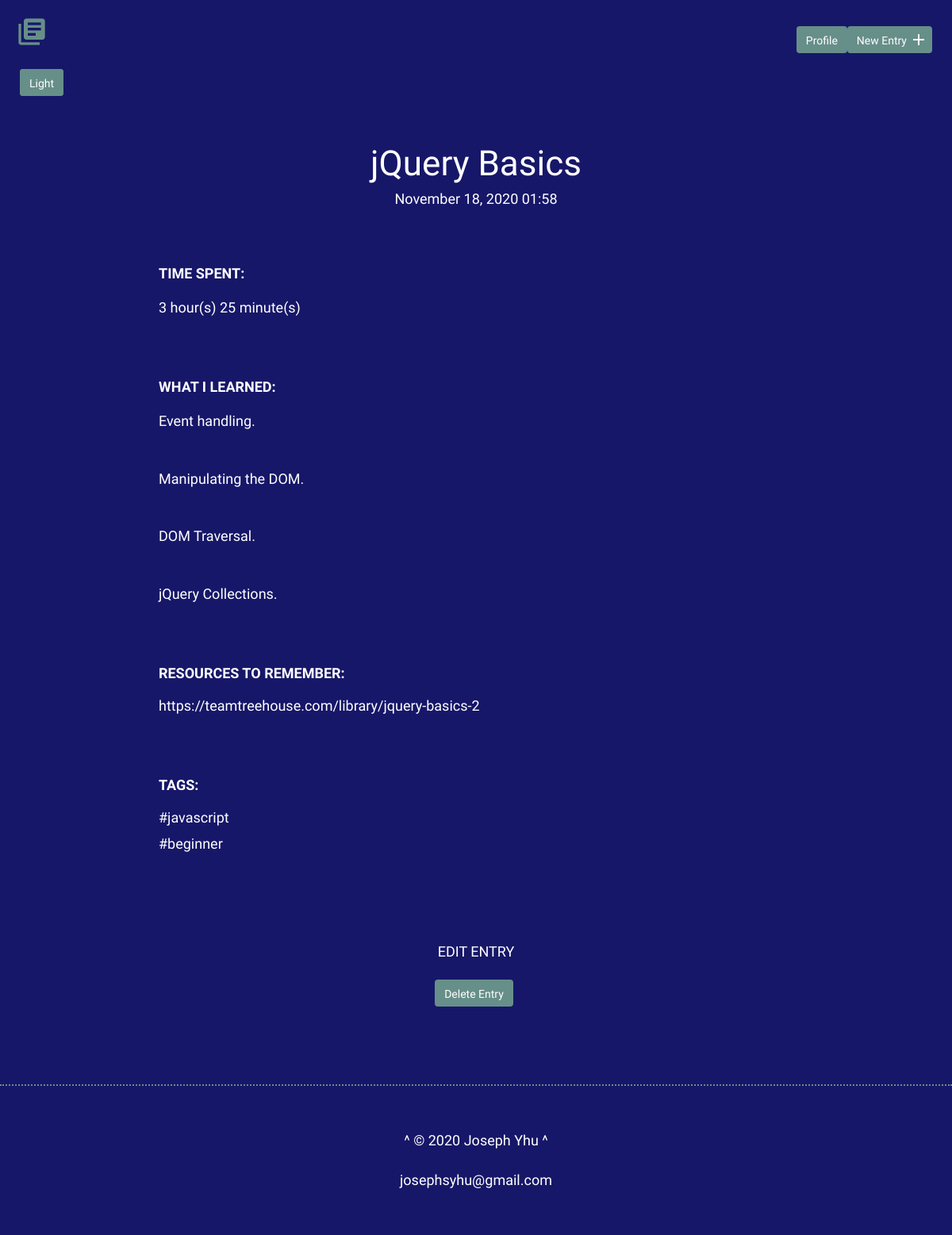
The page /detail.php?id=56 on the database its author committed.
### tables this page shows
CREATE TABLE "entries" (
	"id"	INTEGER NOT NULL PRIMARY KEY AUTOINCREMENT,
	"title"	TEXT NOT NULL,
	"date"	TEXT NOT NULL,
	"time"	TEXT NOT NULL,
	"time_spent_h"	INTEGER NOT NULL,
	"time_spent_m"	INTEGER NOT NULL,
	"learned"	BLOB NOT NULL,
	"resources"	BLOB
);

### inc/functions.php (called while the page is built, shortened)
<?php
function get_tags($entry_id) {
    include 'connection.php';
    $sql = 'SELECT tag FROM tags ';
    $sql .= 'JOIN entry_tag ON tags.id = entry_tag.tag_id ';
    $sql .= 'JOIN entries ON entry_tag.entry_id = entries.id ';
    $sql .= 'WHERE entries.id = :entry_id';
    try {
        $results = $db->prepare($sql);
        $results->bindValue('entry_id', $entry_id, PDO::PARAM_INT);
        $results->execute();
    } catch (Exception $e) {
        echo "Error: " . $e->getMessage() . "<br>";
        return array();
    }
    return $results->fetchAll(PDO::FETCH_COLUMN, 0);
}
function get_entry($entry_id) {
    include 'connection.php';
    $sql = "SELECT * FROM entries WHERE id = :id";
    try {
        $results = $db->prepare($sql);
        $results->bindValue('id', $entry_id, PDO::PARAM_INT);
        $results->execute();
    } catch (Exception $e) {
        echo "Error: " . $e->getMessage() . "<br>";
        return false;
    }
    return $results->fetch();
}

### detail.php (the view, shortened to what this page needs)
<?php
require 'inc/functions.php';
$id = filter_input(INPUT_GET, 'id', FILTER_SANITIZE_NUMBER_INT);
$item = get_entry($id);
include 'inc/header.php';
?>
    <section>
      <div class="container">
        <a href="detail_l.php?id=<?php echo $id; ?>" class="button">Light</a>
        <div class="entry-list single">
          <article>
            <h1><?php echo $item['title']; ?></h1>
            <time datetime="<?php $item['date'] . " " . $item['time']; ?>"><?php echo date('F d, Y H:i', strtotime($item['date'] . " " . $item['time'])); ?></time>
            <div class='entry'>
              <h3>Time Spent: </h3>
              <p><?php echo $item['time_spent_h'] . " hour(s) " . $item['time_spent_m'] . " minute(s)"; ?></p>
            </div>
            <div class='entry'>
              <h3>What I Learned:</h3>
              <?php foreach (explode("\n", $item['learned']) as $learned) {
                  echo "<p>" . $learned . "</p>";
              }
              ?>
            </div>
            <div class='entry'>
              <h3>Resources to Remember:</h3>
              <?php
              if (isset($item['resources'])) {
                  echo "<ul>";
                  foreach (explode(',', $item['resources']) as $resource) {
                      if (stripos(trim($resource), 'http://') === 0 or stripos(trim($resource), 'https://') === 0) {
                          echo "<li><a href='" . strtolower(trim($resource)) . "' target='_blank'>" . strtolower(trim($resource)) . "</a></li>";
                      } else {
                          echo "<li>" . trim($resource) . "</li>";
                      }
                  }
                  echo "</ul>";
              }
              ?>
            </div>
            <div class='entry'>
              <h3>Tags:</h3>
              <?php
              $tags = get_tags($id);
              echo "<ul>";
              foreach ($tags as $tag) {
                  echo "<li><a href='tags.php?tag=" . $tag . "'>#" . $tag . "</a></li>";
              }
              echo "</ul>";
              ?>
            </div>
          </article>
        </div>
      </div>
      <div class="edit">
        <p><a href="edit.php?id=<?php echo $id; ?>">Edit Entry</a></p>
        <p><input type="submit" class="button" value="Delete Entry" onclick="confirmDelete()"></p>
      </div>
    </section>
<?php include 'inc/footer.php'; ?>

### inc/header.php (shortened to what this page needs)
<!DOCTYPE html>
<html>
  <head>
    <link rel="stylesheet" href="css/normalize.css">
    <link rel="stylesheet" href="css/site.css">
  </head>
  <body>
    <header>
      <div class="container">
        <div class="site-header">
          <a class="logo" href="index.php" title="Home"><i class="material-icons">library_books</i></a>
          <a class="button icon-right" href="new.php"><span>New Entry</span> <i class="material-icons">add</i></a>
          <a class="button" href="profile.php">Profile</a>
        </div>
      </div>
    </header>

### inc/footer.php
    <footer>
      <div>
        <p><a href="#">^</a>
        &copy; <?php echo date("Y"); ?> <a href="https://teamtreehouse.com/josephyhu" target="_blank">Joseph Yhu</a>
        <a href="#">^</a></p>
        <p><a href="mailto:josephsyhu@gmail.com" target="_blank">josephsyhu@gmail.com</a></p>
      </div>
    </footer>
  </body>
</html>

### css/site.css (style rules this page uses)
body { font-size: 16px; font-family: 'Cousine', serif; font-weight: 400; color: #fff; background-color: #171769; }
.container { margin: 0 auto; padding: 0 25px; }
header .site-header { margin: 0 auto; height: 95px; }
header .logo i { color: #678f89; margin: 20px 0 0 -5px; float: left; font-size: 40px; }
header .button { float: right; margin: 33px 0 0 0; }
footer { text-align: center; padding: 35px 0; border-top: 2px dotted #678f89; }
a { text-decoration: none; color: #fff; }
.button { padding: 8px 10px 6px 10px; background: #678f89; border: 2px solid #678f89; border-radius: 4px; text-decoration: none; color: #fff; position: relative; text-align: center; font-size: 14px; }
.button.icon-right { padding-right: 30px; }
.button.icon-right i { position: absolute; top: 3px; right: 3px; }
h1, h2, h3 { margin: 0; font-weight: 400; line-height: 1em; color: #fff; }
h1 { font-size: 44px; margin-bottom: 12px; text-align: center; }
h3 { font-size: 18px; font-family: 'Work Sans', serif; font-weight: 600; text-transform: uppercase; }
p { line-height: 1.8em; font-size: 18px; }
p a { padding: 0; }
ul { padding: 0; }
ul li { line-height: 1.8em; font-size: 18px; list-style-type: none; }
ul li a { line-height: 1.8em; }
.entry-list, .edit-entry, .new-entry { max-width: 800px; margin: 0 auto; padding: 70px 0 150px 0; }
.entry-list article { margin-bottom: 70px; text-align: center; }
.entry-list article:last-child { margin-bottom: 0; }
.entry-list.single { padding-bottom: 70px; }
.entry-list.single time { font-size: 18px; }
.entry { max-width: 800px; margin: 75px auto 0 auto; text-align: left; }
.entry p { margin-bottom: 40px; }
.edit { padding-bottom: 80px; text-align: center; margin: 0 auto; }
.edit a { font-weight: 400; text-transform: uppercase; font-size: 18px; }
input[type=submit] { margin-right: 5px; }

### rows shown on the page
entries: title "jQuery Basics", date+time "November 18, 2020 01:58", time_spent_h "3", time_spent_m "25", learned "Event handling.", learned "Manipulating the DOM.", learned "DOM Traversal.", learned "jQuery Collections.", resources "https://teamtreehouse.com/library/jquery-basics-2"

### other values the page prints
$tag "javascript"
$tag "beginner"
